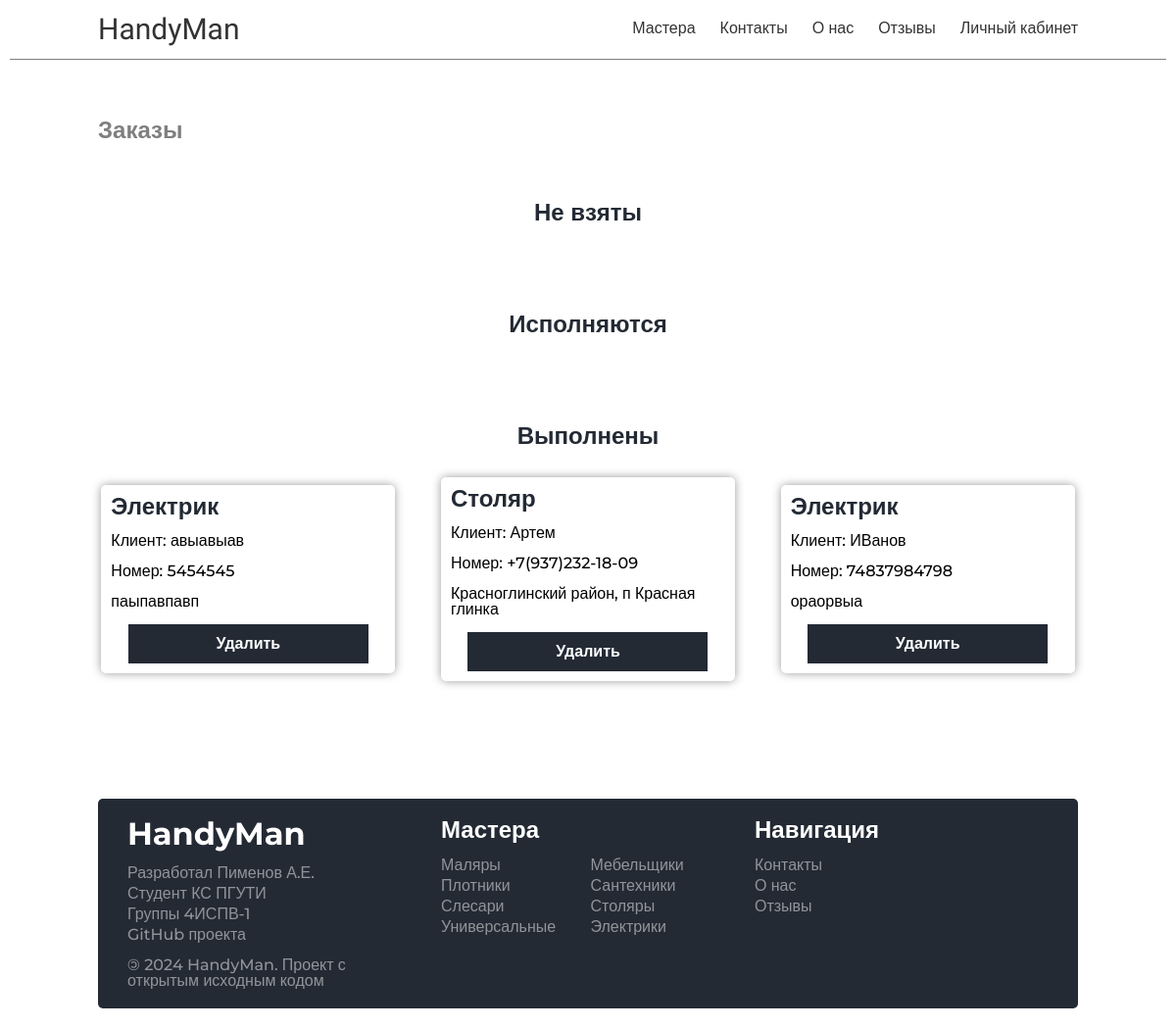
Before: /tasks/ (signed in) with the older database file.
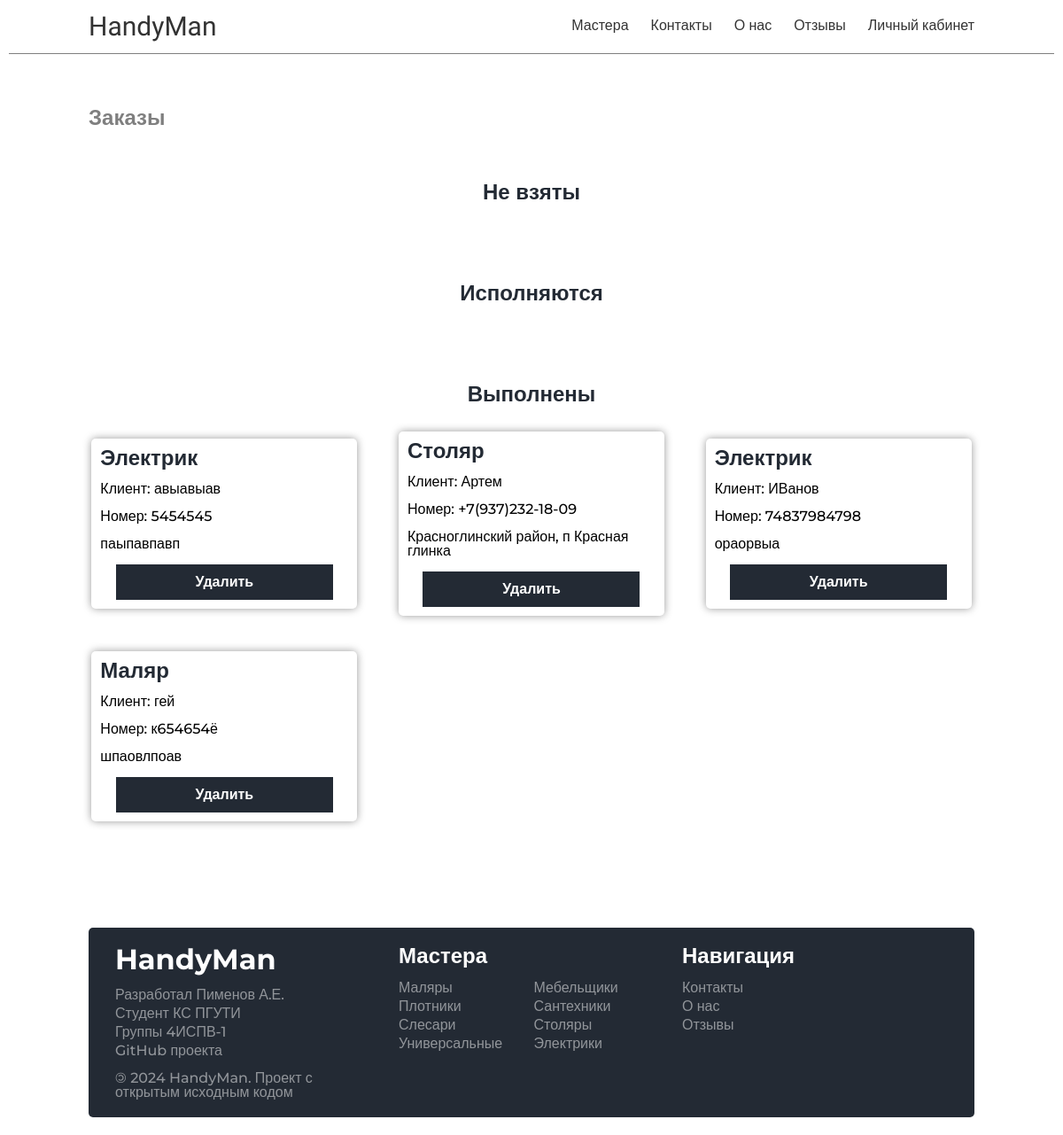
After: the same page with the newer database file.
### handyman/models.py (models this page shows, shortened)
class MasterTasks(models.Model):
    STATUS_CHOICES = [
        ('pending', 'Ожидает выполнения'),
        ('in_progress', 'Выполняется'),
        ('completed', 'Выполнено'),
    ]
    id = models.UUIDField(primary_key=True, default=uuid.uuid4, editable=False)
    master_type = models.ForeignKey('Skills', on_delete=models.PROTECT)
    client_name = models.CharField(max_length=100)
    client_tel = models.CharField(max_length=100)
    client_adders = models.CharField(max_length=100)
    status = models.CharField(
        max_length=20,
        choices=STATUS_CHOICES,
        default='pending',
    )

class Skills(models.Model):
    id = models.UUIDField(primary_key=True, default=uuid.uuid4, editable=False)
    name = models.CharField(max_length=100)
    cat_name = models.CharField(
        max_length=100
    )
    slug = models.CharField(max_length=100, unique=True)
    image = models.ImageField(upload_to='skills/images', blank=True, null=True)
    created_at = models.DateTimeField(auto_now_add=True)
    class Meta:
        ordering = ['cat_name']
    def __str__(self):
        return str(self.name)

### handyman/views.py (the view)
# urls.py: path('tasks/', views.masterTasks, name='tasks'),
@user_passes_test(is_master)
def masterTasks(request):
    tasks_not_taken = MasterTasks.objects.filter(status='pending')
    tasks_in_progress = MasterTasks.objects.filter(status='in_progress')
    tasks_completed = MasterTasks.objects.filter(status='completed')
    data = {
        'title': 'Заказы',
        'tasks_not_taken': tasks_not_taken,
        'tasks_in_progress': tasks_in_progress,
        'tasks_completed': tasks_completed,
    }
    return render(request, 'account/mastetasks.html', context=data)

### handyman/templatetags/custom_filters.py (called while the page is built)
@register.filter
def is_in_group(user, group_name):
    return user.groups.filter(name=group_name).exists()

### handyman/templatetags/custom_tags.py (called while the page is built)
@register.simple_tag
def get_all_skills():
    return Skills.objects.all()

### handyman/views.py (called while the page is built)
def is_master(user):
    return user.groups.filter(name='master').exists()

### handyman/templates/account/mastetasks.html (shortened to what this page needs)
{% extends "base.html" %}
{% load custom_filters %}
{% block content %}
    {% include "handyman/include/header.html" %}
    <div class="main-container">
        <div class="main">
            <div class="main-tasks">
                <h1>Заказы</h1>
                <div class="main-tasks-block">
                    <h2>Не взяты</h2>
                </div>
                <div class="main-tasks-block">
                    <h2>Исполняются</h2>
                </div>
                <div class="main-tasks-block">
                    <h2>Выполнены</h2>
                    <div class="main-tasks-block-list">
                        <ul>
                            {% for task in tasks_completed %}
                                <li>
                                    <h2>{{ task.master_type }}</h2>
                                    <p>Клиент: {{ task.client_name }}</p>
                                    <p>Номер: {{ task.client_tel }}</p>
                                    <p>{{ task.client_adders }}</p>
                                    {% if user|is_in_group:"admin" %}
                                        <button type="button"
                                                onclick="document.location.href='{% url 'delete_task' task.id %}'">Удалить
                                        </button>
                                    {% else %}
                                        <button type="button" disabled>Удалить</button>
                                    {% endif %}
                                </li>
                            {% endfor %}
                        </ul>
                    </div>
                </div>
            </div>
        </div>
    </div>
    {% include "handyman/include/footer.html" %}
{% endblock %}

### handyman/templates/handyman/include/footer.html
{% load custom_tags %}
<div class="footer-container">
    <div class="footer">
        <div class="footer-block">
            <h2>HandyMan</h2>
            <ul class="mt-20">
                <li>Разработал Пименов А.Е.</li>
                <li>Студент КС ПГУТИ</li>
                <li>Группы 4ИСПВ-1</li>
                <li>
                    <a href="https://github.com/binido/Course-work">GitHub проекта</a>
                </li>
                <li>
                    <span>&copy;</span> 2024 HandyMan. Проект с открытым исходным кодом
                </li>
            </ul>
        </div>
        <div class="footer-block">
            <h3>Мастера</h3>
            <ul class="grid-ul">
                {% get_all_skills as skills %}
                {% for skill in skills %}
                    <li><a href="{% url 'masters_type' skill.slug %}">{{ skill.cat_name }}</a></li>
                {% empty %}
                    <li>Нет доступных мастеров</li>
                {% endfor %}
            </ul>
        </div>
        <div class="footer-block">
            <h3>Навигация</h3>
            <ul>
                <li><a href="{% url 'contacts' %}">Контакты</a></li>
                <li><a href="{% url 'about' %}">О нас</a></li>
                <li><a href="{% url 'feedbacks' %}">Отзывы</a></li>
            </ul>
        </div>
    </div>
</div>

Changed rows visible on the page:
added MasterTasks: master_type "Маляр", client_name "гей", client_tel "к654654ё", client_adders "шпаовлпоав"
